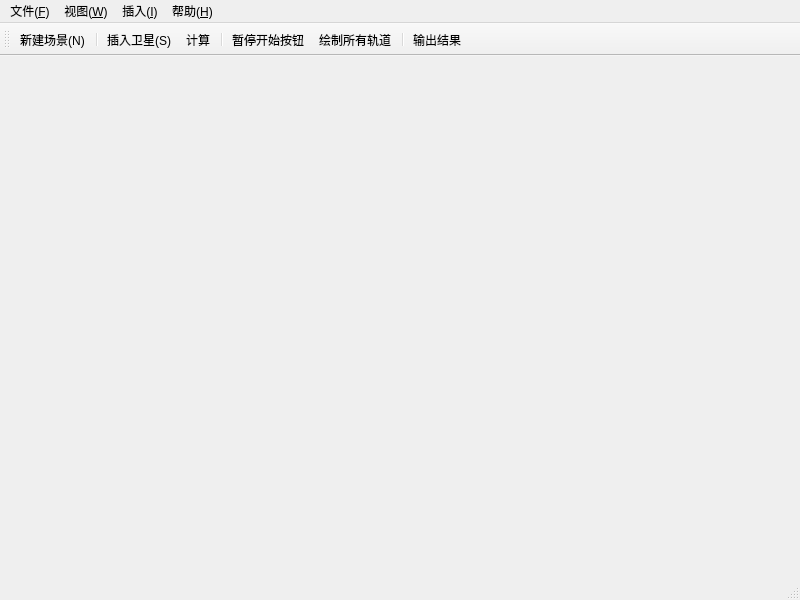
<?xml version="1.0" encoding="UTF-8"?>
<ui version="4.0">
 <class>MainWindow</class>
 <widget class="QMainWindow" name="MainWindow">
  <property name="geometry">
   <rect>
    <x>0</x>
    <y>0</y>
    <width>800</width>
    <height>600</height>
   </rect>
  </property>
  <property name="windowTitle">
   <string>MainWindow</string>
  </property>
  <widget class="QWidget" name="centralwidget"/>
  <widget class="QMenuBar" name="menubar">
   <property name="geometry">
    <rect>
     <x>0</x>
     <y>0</y>
     <width>800</width>
     <height>21</height>
    </rect>
   </property>
   <widget class="QMenu" name="menu_F">
    <property name="title">
     <string>文件(&amp;F)</string>
    </property>
    <addaction name="actionNewScenario"/>
    <addaction name="actionOpenScenario"/>
    <addaction name="actionSaveScenario"/>
    <addaction name="separator"/>
    <addaction name="actionSaveSatellite"/>
   </widget>
   <widget class="QMenu" name="menu_I">
    <property name="title">
     <string>插入(&amp;I)</string>
    </property>
    <addaction name="actionInsertSatellite"/>
    <addaction name="separator"/>
    <addaction name="actionOpenSatellite"/>
   </widget>
   <widget class="QMenu" name="menu_W">
    <property name="title">
     <string>视图(&amp;W)</string>
    </property>
    <addaction name="action2D"/>
    <addaction name="action3D"/>
    <addaction name="separator"/>
    <addaction name="actionItem"/>
    <addaction name="actionTime"/>
    <addaction name="separator"/>
    <addaction name="actionDrawAll"/>
    <addaction name="separator"/>
    <addaction name="actionOutputOrbitText"/>
   </widget>
   <widget class="QMenu" name="menu_H">
    <property name="title">
     <string>帮助(&amp;H)</string>
    </property>
    <addaction name="actionHelp"/>
   </widget>
   <addaction name="menu_F"/>
   <addaction name="menu_W"/>
   <addaction name="menu_I"/>
   <addaction name="menu_H"/>
  </widget>
  <widget class="QStatusBar" name="statusbar"/>
  <widget class="QToolBar" name="toolBar">
   <property name="windowTitle">
    <string>toolBar</string>
   </property>
   <attribute name="toolBarArea">
    <enum>TopToolBarArea</enum>
   </attribute>
   <attribute name="toolBarBreak">
    <bool>false</bool>
   </attribute>
   <addaction name="actionNewScenario"/>
   <addaction name="separator"/>
   <addaction name="actionInsertSatellite"/>
   <addaction name="actionCalculate"/>
   <addaction name="separator"/>
   <addaction name="actionPlayPause"/>
   <addaction name="actionDrawAll"/>
   <addaction name="separator"/>
   <addaction name="actionOutputOrbitText"/>
  </widget>
  <action name="actionNewScenario">
   <property name="icon">
    <iconset resource="res.qrc">
     <normaloff>:/images/new.png</normaloff>:/images/new.png</iconset>
   </property>
   <property name="text">
    <string>新建场景(&amp;N)...</string>
   </property>
   <property name="toolTip">
    <string>新建场景</string>
   </property>
   <property name="shortcut">
    <string>Ctrl+N</string>
   </property>
  </action>
  <action name="actionInsertSatellite">
   <property name="icon">
    <iconset resource="res.qrc">
     <normaloff>:/images/satellite.png</normaloff>:/images/satellite.png</iconset>
   </property>
   <property name="text">
    <string>插入卫星(&amp;S)...</string>
   </property>
   <property name="toolTip">
    <string>插入卫星</string>
   </property>
  </action>
  <action name="actionCalculate">
   <property name="icon">
    <iconset resource="res.qrc">
     <normaloff>:/images/calculate.png</normaloff>:/images/calculate.png</iconset>
   </property>
   <property name="text">
    <string>计算</string>
   </property>
   <property name="toolTip">
    <string>高精度轨道计算</string>
   </property>
  </action>
  <action name="actionOutputOrbitText">
   <property name="icon">
    <iconset resource="res.qrc">
     <normaloff>:/images/orbitText.png</normaloff>:/images/orbitText.png</iconset>
   </property>
   <property name="text">
    <string>输出结果</string>
   </property>
   <property name="toolTip">
    <string>输出结果</string>
   </property>
  </action>
  <action name="actionPlayPause">
   <property name="icon">
    <iconset resource="res.qrc">
     <normaloff>:/images/play.png</normaloff>:/images/play.png</iconset>
   </property>
   <property name="text">
    <string>暂停开始按钮</string>
   </property>
  </action>
  <action name="actionOpenScenario">
   <property name="text">
    <string>打开场景</string>
   </property>
  </action>
  <action name="actionSaveScenario">
   <property name="text">
    <string>保存场景</string>
   </property>
  </action>
  <action name="actionOpenSatellite">
   <property name="text">
    <string>载入卫星</string>
   </property>
  </action>
  <action name="actionSaveSatellite">
   <property name="text">
    <string>保存卫星</string>
   </property>
  </action>
  <action name="action2D">
   <property name="text">
    <string>二维视图</string>
   </property>
  </action>
  <action name="action3D">
   <property name="text">
    <string>三维视图</string>
   </property>
  </action>
  <action name="actionItem">
   <property name="text">
    <string>对象窗口</string>
   </property>
  </action>
  <action name="actionTime">
   <property name="text">
    <string>时间窗口</string>
   </property>
  </action>
  <action name="actionHelp">
   <property name="text">
    <string>使用说明</string>
   </property>
  </action>
  <action name="actionDrawAll">
   <property name="icon">
    <iconset resource="res.qrc">
     <normaloff>:/images/allOrbit.png</normaloff>:/images/allOrbit.png</iconset>
   </property>
   <property name="text">
    <string>绘制所有轨道</string>
   </property>
  </action>
 </widget>
 <resources>
  <include location="res.qrc"/>
 </resources>
 <connections/>
</ui>
